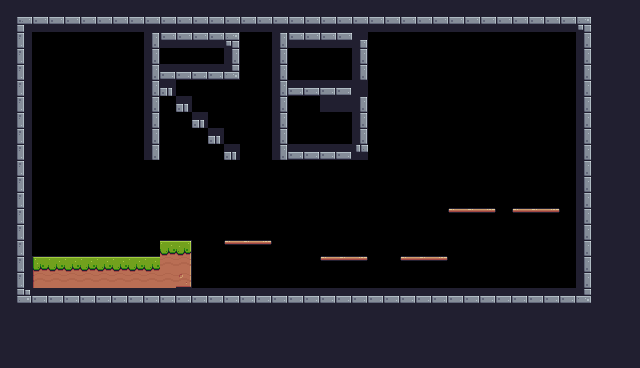

Below is a game level as drawn by its tile map, then a one-line description and the .tmx file that defines it, in full:
An orthogonal 40x23 tile map with 16x16 px tiles, 1 tile layer (Background) and 20 objects (5x Platform, Player).

<map version="1.10" tiledversion="1.10.2" orientation="orthogonal" renderorder="right-down" width="40" height="23" tilewidth="16" tileheight="16" infinite="0" nextlayerid="5" nextobjectid="23">
 <tileset firstgid="1" source="pixel_adventure_1.tsx" />
 <layer id="1" name="Background" width="40" height="23">
  <data encoding="csv">
112,112,112,112,112,112,112,112,112,112,112,112,112,112,112,112,112,112,112,112,112,112,112,112,112,112,112,112,112,112,112,112,112,112,112,112,112,112,112,112,
112,1,2,2,2,2,2,2,2,2,2,2,2,2,2,2,2,2,2,2,2,2,2,2,2,2,2,2,2,2,2,2,2,2,2,2,3,112,112,112,
112,23,0,0,0,0,0,0,0,25,2,2,2,2,3,0,0,25,2,2,2,2,4,0,0,0,0,0,0,0,0,0,0,0,0,0,25,112,112,112,
112,23,0,0,0,0,0,0,0,25,0,0,0,0,25,0,0,25,0,0,0,0,25,0,0,0,0,0,0,0,0,0,0,0,0,0,25,112,112,112,
24,23,0,0,0,0,0,0,0,25,46,46,46,46,47,0,0,25,0,0,0,0,25,0,0,0,0,0,0,0,0,0,0,0,0,0,25,112,112,112,
24,23,0,0,0,0,0,0,0,25,5,0,0,0,0,0,0,25,46,46,46,46,24,0,0,0,0,0,0,0,0,0,0,0,0,0,25,112,112,112,
24,23,0,0,0,0,0,0,0,25,0,5,0,0,0,0,0,25,0,0,24,24,25,0,0,0,0,0,0,0,0,0,0,0,0,0,25,112,112,112,
24,23,0,0,0,0,0,0,0,25,0,0,5,0,0,0,0,25,0,0,0,0,25,0,0,0,0,0,0,0,0,0,0,0,0,0,25,112,112,112,
24,23,0,0,0,0,0,0,0,25,0,0,0,5,0,0,0,25,0,0,0,0,25,0,0,0,0,0,0,0,0,0,0,0,0,0,25,112,112,112,
112,23,0,0,0,0,0,0,0,25,0,0,0,0,5,0,0,25,46,46,46,46,26,0,0,0,0,0,0,0,0,0,0,0,0,0,25,112,112,112,
112,23,0,0,0,0,0,0,0,0,0,0,0,0,0,0,0,0,0,0,0,0,0,0,0,0,0,0,0,0,0,0,0,0,0,0,25,112,112,112,
112,23,0,0,0,0,0,0,0,0,0,0,0,0,0,0,0,0,0,0,0,0,0,0,0,0,0,0,0,0,0,0,0,0,0,0,25,112,112,112,
112,23,0,0,0,0,0,0,0,0,0,0,0,0,0,0,0,0,0,0,0,0,0,0,0,0,0,0,0,0,0,0,0,0,0,0,25,112,112,112,
112,23,0,0,0,0,0,0,0,0,0,0,0,0,0,0,0,0,0,0,0,0,0,0,0,0,0,0,40,41,42,0,40,41,42,0,25,112,112,112,
112,23,0,0,0,0,0,0,0,0,0,0,0,0,0,0,0,0,0,0,0,0,0,0,0,0,0,0,0,0,0,0,0,0,0,0,25,112,112,112,
112,23,0,0,0,0,0,0,0,0,8,9,0,0,40,41,42,0,0,0,0,0,0,0,0,0,0,0,0,0,0,0,0,0,0,0,25,112,112,112,
112,23,7,8,8,8,8,8,8,8,30,31,0,0,0,0,0,0,0,0,40,41,42,0,0,40,41,42,0,0,0,0,0,0,0,0,25,112,112,112,
112,23,29,30,30,30,30,30,30,30,30,53,0,0,0,0,0,0,0,0,0,0,0,0,0,0,0,0,0,0,0,0,0,0,0,0,25,112,112,112,
112,45,46,46,46,46,46,46,46,46,46,46,46,46,46,46,46,46,46,46,46,46,46,46,46,46,46,46,46,46,46,46,46,46,46,46,47,112,112,112,
112,24,112,112,112,112,112,112,112,112,112,112,112,112,112,112,24,24,24,24,24,24,24,24,24,24,112,112,112,112,112,112,112,112,112,112,24,112,112,112,
112,24,112,24,24,24,24,24,24,24,24,24,24,112,112,112,24,24,24,24,24,24,24,24,24,24,24,24,24,24,24,24,24,24,24,24,24,112,112,112,
112,24,24,24,24,24,24,24,24,24,24,24,24,24,24,24,24,24,24,24,24,24,24,24,24,24,24,24,24,24,24,24,24,24,24,24,24,112,112,112,
112,112,112,112,112,112,112,112,112,112,112,112,112,112,24,24,24,24,24,24,112,112,112,112,112,112,112,112,112,112,112,112,112,112,112,112,112,112,112,112
</data>
 </layer>
 <objectgroup id="4" name="Colisions">
  <object id="4" x="16.6667" y="15.3333" width="16" height="287.333" />
  <object id="5" x="28.6667" y="289.333" width="562.667" height="14" />
  <object id="6" x="576.667" y="16.6667" width="13.3333" height="269.333" />
  <object id="7" x="32.6667" y="16.6667" width="543.333" height="12" />
  <object id="8" x="144.667" y="32" width="15.3333" height="129.333" />
  <object id="9" x="156.667" y="30.6667" width="83.3333" height="48" />
  <object id="10" x="156" y="77.3333" width="20" height="18.6667" />
  <object id="11" x="176" y="96.6667" width="15.3333" height="14.6667" />
  <object id="12" x="193.333" y="112" width="14" height="17.3333" />
  <object id="13" x="209.333" y="128" width="13.3333" height="16" />
  <object id="14" x="223.333" y="144" width="16.6667" height="17.3333" />
  <object id="15" x="272" y="32" width="96" height="129.333" />
  <object id="16" name="Platform" type="Platform" x="222.833" y="238.917" width="49" height="7.5" />
  <object id="17" name="Platform" type="Platform" x="320.167" y="254.917" width="49" height="7.5" />
  <object id="18" name="Platform" type="Platform" x="398.833" y="254.917" width="49" height="7.5" />
  <object id="19" name="Platform" type="Platform" x="448.167" y="206.917" width="49" height="7.5" />
  <object id="20" name="Platform" type="Platform" x="510.167" y="206.917" width="49" height="7.5" />
  <object id="21" x="33.3333" y="259.083" width="159.5" height="29.5" />
  <object id="22" x="161.333" y="242.083" width="32" height="17" />
 </objectgroup>
 <objectgroup id="2" name="Spawnpoints">
  <object id="3" name="Player" type="Player" x="42" y="218" width="32" height="32" />
 </objectgroup>
</map>
